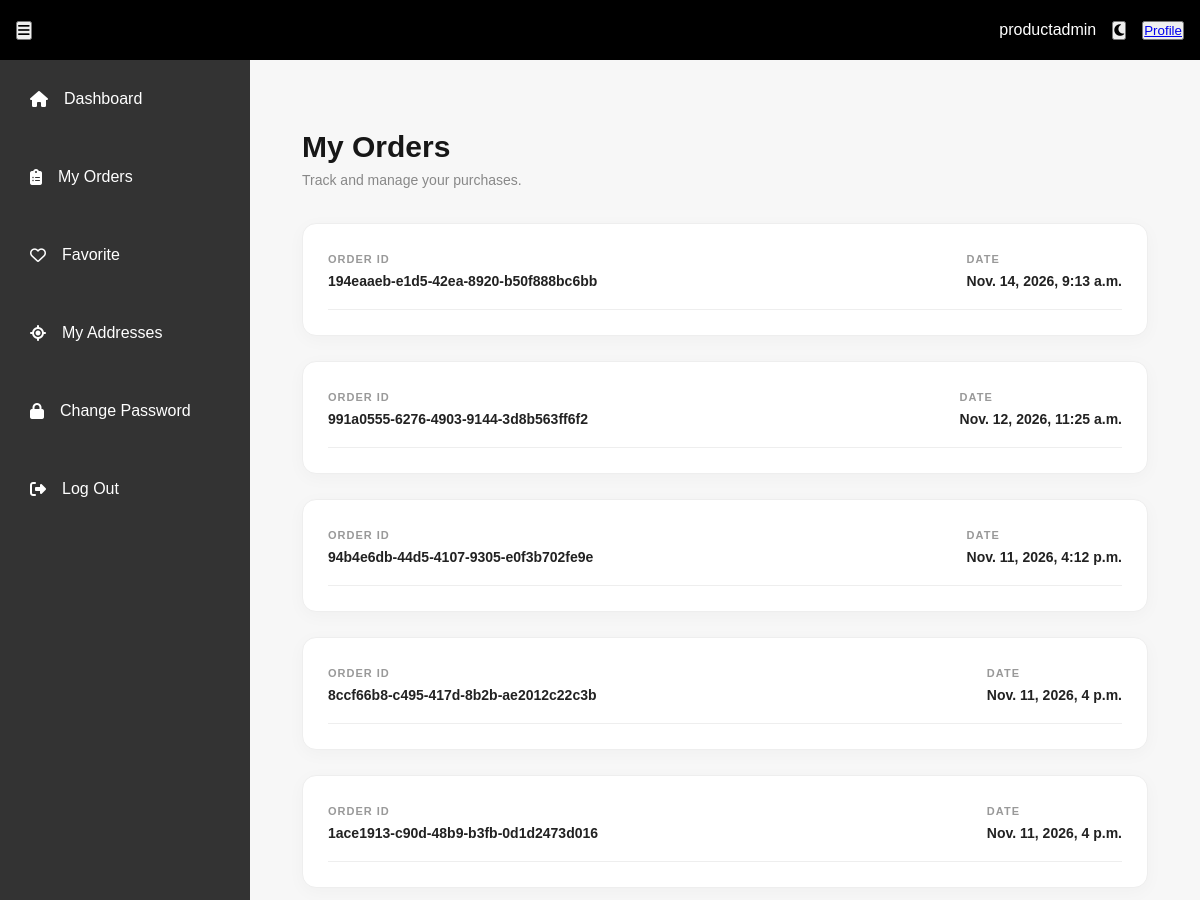
The app's page /accounts/order_list/ (signed in, upper part), older data.
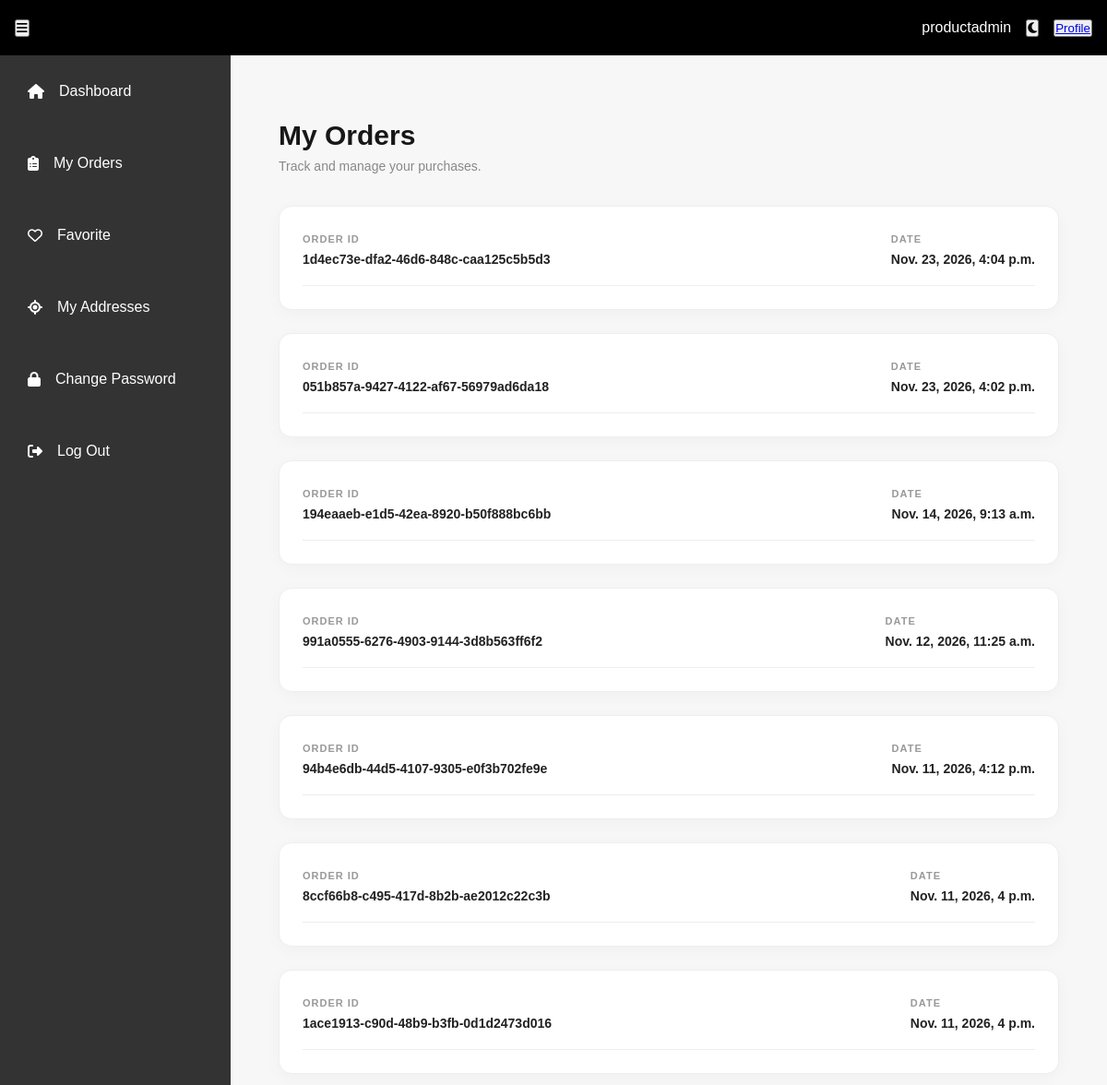
The same page, newer data.
### shop/models.py (models this page shows, shortened)
class Order(models.Model):
    user = models.ForeignKey(User,on_delete=models.CASCADE,related_name="order")
    full_name = models.CharField(max_length=400)
    email = models.EmailField()
    phone_number = models.CharField(max_length=400)
    order_id = models.UUIDField(unique=True,default=uuid.uuid4,blank=False,null=False)
    date = models.DateTimeField(auto_now_add=True)

### users/views.py (the view)
# urls.py: path("order_list/",views.OrderListView.as_view(),name="order_list"),
class OrderListView(View):
    template_name = "order_list.html"
    def get(self,request,*args,**kwargs):
        context = {
            "orders": Order.objects.filter(user=request.user).order_by("-date")
        }
        return render(request,self.template_name,context)

### core/context_processors.py (called while the page is built)
def global_site_data(request):
    ctx = {
    }
    return ctx

### users/templates/order_list.html
{% extends 'dashboard_base.html' %}
{% block content %}
<main class="main-content">
    <section class="orders-section">
    <div class="orders-header">
        <div>
            <h1>My Orders</h1>
            <p>Track and manage your purchases.</p>
        </div>
    </div>
    <div class="orders-container">
        {% for order in orders %}
        <a href="{% url 'order_detail' order.order_id %}" class="order-card">
            <div class="order-top">
                <div>
                    <span class="order-label">ORDER ID</span>
                    <h3>{{ order.order_id }}</h3>
                </div>
                <div>
                    <span class="order-label">DATE</span>
                    <h3>{{ order.date }}</h3>
                </div>
            </div>
        </a>
        {% empty %}
        <div class="empty-orders">
            <h2>No orders yet</h2>
            <p>Your purchases will appear here once you place an order.</p>
            <a href="{% url 'product-list' %}">Start Shopping</a>
        </div>
        {% endfor %}
    </div>
    </section>
</main>
{% endblock %}

Row changes from the older to the newer data that the page shows:
added Order: order_id "1d4ec73e-dfa2-46d6-848c-caa125c5b5d3", date "Nov. 23, 2026, 4:04 p.m."
added Order: order_id "051b857a-9427-4122-af67-56979ad6da18", date "Nov. 23, 2026, 4:02 p.m."
